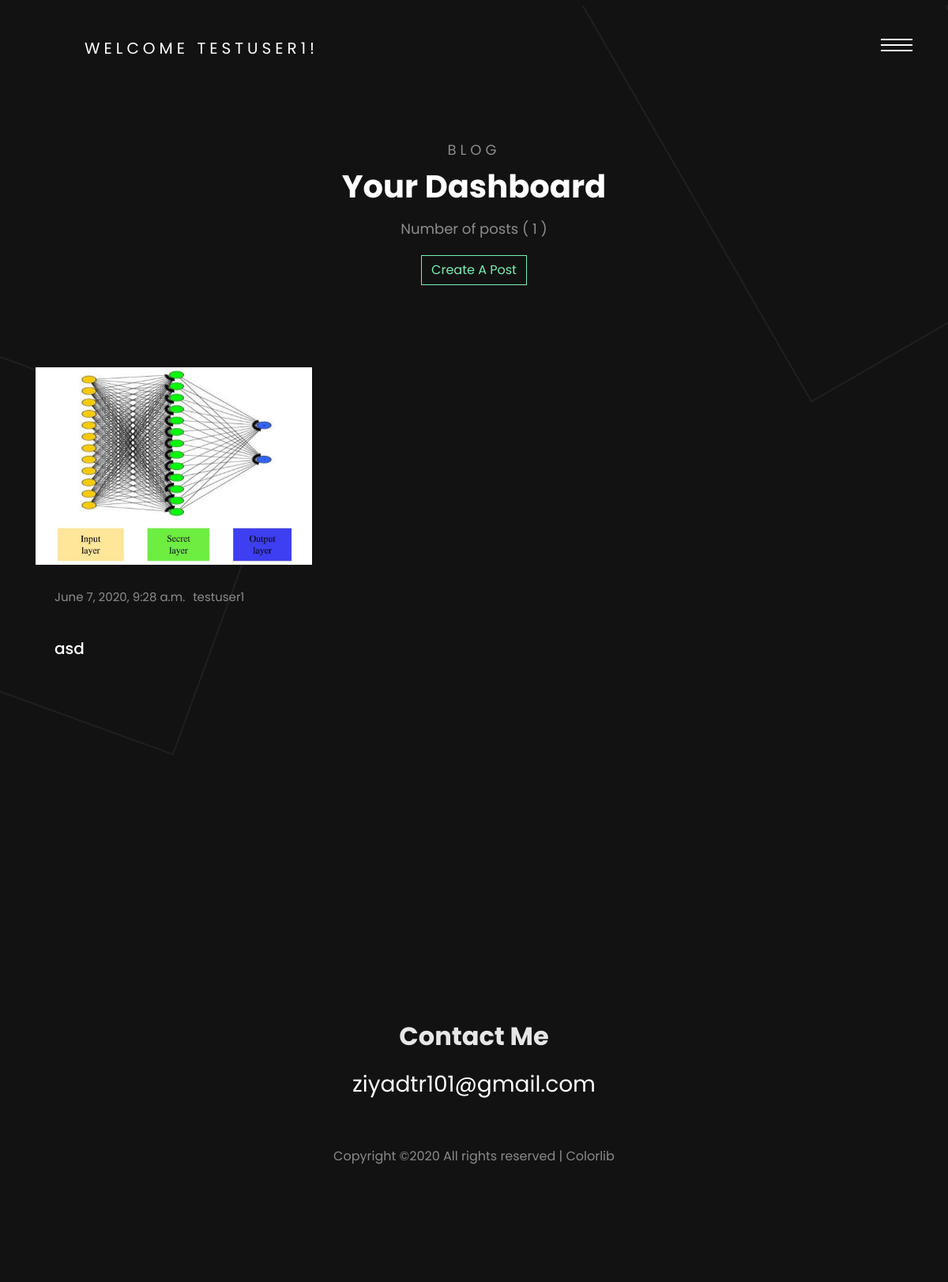
/blog/dashboard/ (signed in), run on the app's committed database.
### blog/models.py (models this page shows, shortened)
class Post(models.Model):
	user = models.ForeignKey(User, on_delete=models.CASCADE, null=True)
	title = models.CharField(max_length=100, null=True)
	content = RichTextField(blank=True, null=True)
	img = models.ImageField(null=True, blank=True)
	date_created = models.DateTimeField(auto_now_add=True, null=True)
	tag = models.ManyToManyField(Tag)

### blog/views.py (the view)
# urls.py: path('dashboard/', views.dashboard, name='dashboard'),
@login_required(login_url='login-page')
def dashboard(request):
	user = request.user
	posts = user.post_set.all()
	no_of_posts = posts.count()
	context = {'posts': posts, 'no_of_posts': no_of_posts}
	return render(request, 'blog/dashboard.html', context)

### blog/templates/blog/dashboard.html (shortened to what this page needs)
{% extends 'blog/base.html' %}
{% load static %}
{% block content %}
<div class="KW_progressContainer">
</div>
<div class="page">
  <div id="colorlib-page">
    <section class="ftco-section">
      <div class="container mt-5">
        <div class="row justify-content-center mb-5 pb-5">
          <div class="col-md-7 text-center heading-section ftco-animate">
            <span>Blog</span>
            <h2>Your Dashboard</h2>
            <P>Number of posts  ( {{no_of_posts}} )</P>
            {% if request.user.is_authenticated %}
            <div>
              <h4><a class="btn btn-outline-primary" href="{% url 'create-post' %}">Create A Post</a></h4>
            </div>
            {% endif %}
          </div>
        </div>
        <div class="row">
          {% for post in posts %}
          <div class="col-md-4 ftco-animate">
            <div class="blog-entry">
              <a href="{% url 'post-details' post.id %}" class="block-20" style="background-image: url('{{post.img.url}}');">
              </a>
              <div class="text p-4 d-block">
                <div class="meta mb-3">
                  <div><p>{{post.date_created}}</p></div>
                  <div><p>{{post.user}}</p></div>
                </div>
                <h3 class="heading"><a href="#">{{post.title}}</a></h3>
              </div>
            </div>
          </div>
          {% endfor %}
        </div>
      </div>
    </section>
  </div>
</div>
{% endblock content %}

### blog/templates/blog/base.html (shortened to what this page needs)
{% load static %}
<!DOCTYPE html>
<html lang="en">
  <head>
    <link rel="stylesheet" href="{% static 'css/open-iconic-bootstrap.min.css' %}">
    <link rel="stylesheet" href="{% static 'css/animate.css' %}">
    <link rel="stylesheet" href="{% static  'css/owl.theme.default.min.css' %}">
    <link rel="stylesheet" href="{% static 'css/magnific-popup.css' %}">
    <link rel="stylesheet" href="{% static 'css/aos.css' %}">
    <link rel="stylesheet" href="{% static 'css/ionicons.min.css' %}">
    <link rel="stylesheet" href="{% static 'css/bootstrap-datepicker.css' %}">
    <link rel="stylesheet" href="{% static 'css/jquery.timepicker.css' %}">
    <link rel="stylesheet" href="{% static 'css/flaticon.css' %}">
    <link rel="stylesheet" href="{% static 'css/icomoon.css' %}">
    <link rel="stylesheet" href="{% static 'css/style.css' %}">
  </head>
  <body>
    <header>
    <div class="container">
      <div class="row">
        <div class="col-md-12">
          <div class="colorlib-navbar-brand">
            {% if request.user.is_authenticated %}
            <a class="colorlib-logo" href="#">Welcome {{request.user.username}}!</a>
            {% endif %}
          </div>
          <a href="#" class="js-colorlib-nav-toggle colorlib-nav-toggle"><i></i></a>
        </div>
      </div>
    </div>
  </header>
    {% block content %}
    {% endblock content %}
    <footer class="ftco-footer ftco-bg-dark ftco-section">
        <div class="container">
          <div class="row mb-5 justify-content-center">
            <div class="col-md-5 text-center">
              <div class="ftco-footer-widget mb-5">
                <ul class="ftco-footer-social list-unstyled">
                </ul>
              </div>
              <div class="ftco-footer-widget">
                <h2 class="mb-3">Contact Me</h2>
                <p class="h3 email"><a href="#">ziyadtr101@gmail.com</a></p>
              </div>
            </div>
          </div>
          <div class="row">
            <div class="col-md-12 text-center">
              <p>
      Copyright &copy;<script>document.write(new Date().getFullYear());</script> All rights reserved | <a href="https://colorlib.com" target="_blank">Colorlib</a>
            </div>
          </div>
        </div>
      </footer>
  </body>
</html>

### data on the page
Post: img (picture), date_created "June 7, 2020, 9:28 a.m.", user "testuser1", title "asd"

### other printed values
{{ request.user.username }} "TESTUSER1"
{{ no_of_posts }} "1"
